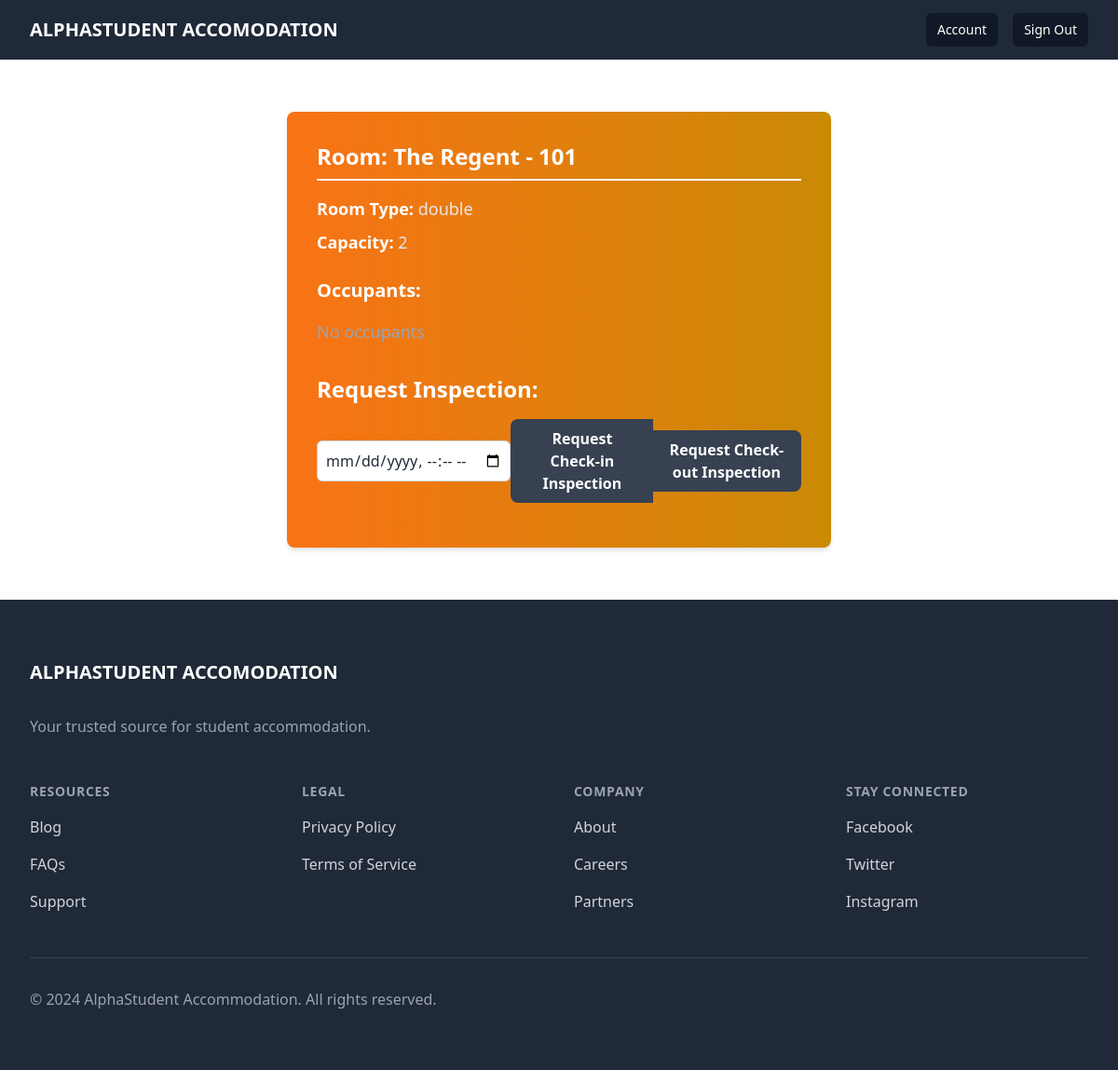
/accommodations/rooms/room/1/ (signed in), run on the app's committed database.
### accommodations/models.py (models this page shows, shortened)
class Room(models.Model):
    building = models.ForeignKey(Building, on_delete=models.CASCADE, related_name='rooms')
    room_number = models.CharField(max_length=3)
    occupants = models.ManyToManyField(CustomUser, related_name='rooms', blank=True)
    capacity = models.PositiveIntegerField(default=1)
    room_type = models.CharField(
            max_length=20,
            choices=(
                ('single', 'Single'),
                ('single_ensuite', 'Single Ensuite'),
                ('double', 'Double'),
                ('double_ensuite', 'Double Ensuite'),
            ),
        )
    ensuite_additional_rent = models.DecimalField(max_digits=10, decimal_places=2, default=800.0)

class Building(models.Model):
    name = models.CharField(max_length=255)
    capacity = models.PositiveIntegerField(help_text="Total number of students the building can accommodate")
    gender_type = models.CharField(
        max_length=10,
        choices=(
            ('unisex', 'Unisex'),
            ('male', 'Male'),
            ('female', 'Female'),
        ),
    )
    rent_amount = models.DecimalField(max_digits=10, decimal_places=2, default=3800.00)

### accommodations/views.py (the view)
# urls.py: path('rooms/room/<int:room_id>/', views.room_detail, name='room_detail'),
@login_required
def room_detail(request, room_id):
    user = request.user
    room = get_object_or_404(Room, pk=room_id)
    inspections_object = room.inspection_requests.all()
    rooms_object = user.rooms.all()
    rooms_with_occupants = {}
    room_occupants = []
    inspections = []
    for inspection in inspections_object:
        inspections.append(inspection)
    for room in rooms_object:
        occupants = room.occupants.all()
        rooms_with_occupants[room] = occupants
    for room, occupants in rooms_with_occupants.items():
        if occupants.exists():
            for occupant in occupants:
                room_occupants.append(occupant)
    return render(request, 'accommodations/room_detail.html', {'room': room, 'inspections': inspections, 'room_occupants': room_occupants})

### accommodations/templates/accommodations/room_detail.html (shortened to what this page needs)
{% extends 'base.html' %}
{% block content %}
<div class="flex justify-center px-4 py-8">
    <div class="w-full md:w-2/3 lg:w-1/2">
        <div class="bg-gradient-to-r from-orange-500 to-yellow-600 rounded-lg shadow-md p-8">
            <h1 class="text-2xl font-bold text-white mb-4 border-b-2 border-white pb-2">Room: {{ room.building.name }} - {{ room.room_number }}</h1>
            <div class="mb-6">
                <p class="text-lg text-gray-200 mb-2"><span class="font-semibold text-white">Room Type:</span> {{ room.room_type }}</p>
                <p class="text-lg text-gray-200"><span class="font-semibold text-white">Capacity:</span> {{ room.capacity }}</p>
            </div>
            <h2 class="text-xl font-bold text-white mb-4">Occupants:</h2>
            <ul class="text-lg text-gray-200 space-y-4">
                {% for occupant in room_occupants %}
                <li class="bg-white bg-opacity-10 rounded-md p-4 cursor-pointer" onclick="toggleOccupantDetails(this)">
                    <div class="flex items-center justify-between">
                        <span class="font-semibold">{{ occupant.first_name }} {{ occupant.last_name }}</span>
                        <svg class="h-5 w-5 text-gray-400 transition-transform duration-200" xmlns="http://www.w3.org/2000/svg" fill="none" viewBox="0 0 24 24" stroke="currentColor">
                            <path stroke-linecap="round" stroke-linejoin="round" stroke-width="2" d="M19 9l-7 7-7-7" />
                        </svg>
                    </div>
                    <div class="occupant-details hidden mt-4 pl-4">
                        <p class="text-gray-400">Student Number: {{ occupant.student_number }}</p>
                        <p class="text-gray-400">Course: {{ occupant.course }}</p>
                    </div>
                </li>
                {% empty %}
                <li class="text-gray-400">No occupants</li>
                {% endfor %}
            </ul>
            <h2 class="text-2xl font-bold text-white mt-8 mb-4">Request Inspection:</h2>
            <form id="inspectionForm" action="{% url 'accommodations:request_inspection' room.id %}" method="POST" class="flex items-center justify-center mb-4">
                <input type="datetime-local" name="inspection_date" class="rounded-md p-2 border border-gray-300 text-gray-800 bg-white focus:outline-none focus:border-blue-500" style="width: 40%;" required>
                <button type="submit" name="inspection_type" value="check_in" class="px-4 rounded-l-lg bg-gray-700 text-white font-semibold p-2 border border-gray-700 border-r-0 cursor-pointer">Request Check-in Inspection</button>
                <button type="submit" name="inspection_type" value="check_out" class="px-4 rounded-r-lg bg-gray-700 text-white font-semibold p-2 border border-gray-700 border-l-0 cursor-pointer">Request Check-out Inspection</button>
            </form>
        </div>
    </div>
</div>
{% endblock %}

### data on the page
Room: building.name "The Regent", room_number "101", room_type "double", capacity "2"
